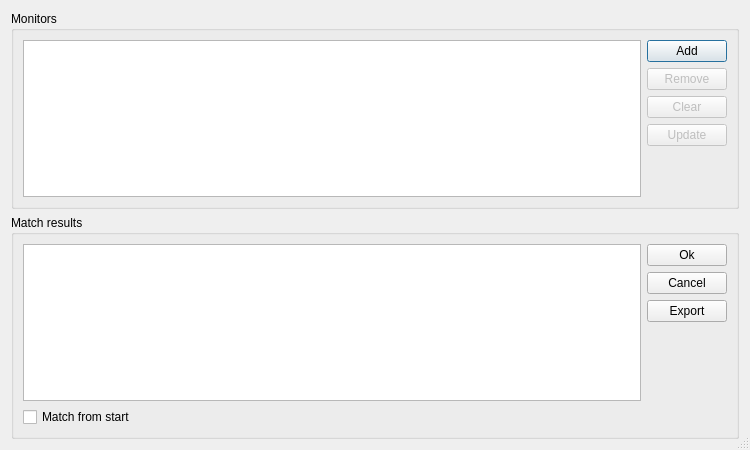
<?xml version="1.0" encoding="UTF-8"?>
<ui version="4.0">
 <class>Dialog</class>
 <widget class="QDialog" name="Dialog">
  <property name="geometry">
   <rect>
    <x>0</x>
    <y>0</y>
    <width>750</width>
    <height>450</height>
   </rect>
  </property>
  <property name="windowTitle">
   <string>Emittance measurement</string>
  </property>
  <property name="sizeGripEnabled">
   <bool>true</bool>
  </property>
  <layout class="QVBoxLayout">
   <item>
    <widget class="QGroupBox">
     <property name="title">
      <string>Monitors</string>
     </property>
     <layout class="QHBoxLayout">
      <item>
       <widget class="TableView" name="mtab"/>
      </item>
      <item>
       <layout class="QVBoxLayout">
        <item>
         <widget class="QPushButton" name="button_add_monitor">
          <property name="text">
           <string>Add</string>
          </property>
         </widget>
        </item>
        <item>
         <widget class="QPushButton" name="button_remove_monitor">
          <property name="enabled">
           <bool>false</bool>
          </property>
          <property name="text">
           <string>Remove</string>
          </property>
         </widget>
        </item>
        <item>
         <widget class="QPushButton" name="button_clear_monitor">
          <property name="enabled">
           <bool>false</bool>
          </property>
          <property name="text">
           <string>Clear</string>
          </property>
         </widget>
        </item>
        <item>
         <widget class="QPushButton" name="button_update_monitor">
          <property name="enabled">
           <bool>false</bool>
          </property>
          <property name="text">
           <string>Update</string>
          </property>
         </widget>
        </item>
        <item>
         <spacer>
          <property name="orientation">
           <enum>Qt::Vertical</enum>
          </property>
          <property name="sizeHint" stdset="0">
           <size>
            <width>20</width>
            <height>40</height>
           </size>
          </property>
         </spacer>
        </item>
       </layout>
      </item>
     </layout>
    </widget>
   </item>
   <item>
    <widget class="QGroupBox">
     <property name="title">
      <string>Match results</string>
     </property>
     <layout class="QGridLayout">
      <item row="0" column="0">
       <widget class="TableView" name="rtab"/>
      </item>
      <item row="0" column="1">
       <layout class="QVBoxLayout">
        <item>
         <widget class="QPushButton" name="button_ok">
          <property name="text">
           <string>Ok</string>
          </property>
         </widget>
        </item>
        <item>
         <widget class="QPushButton" name="button_cancel">
          <property name="text">
           <string>Cancel</string>
          </property>
         </widget>
        </item>
        <item>
         <widget class="QPushButton" name="button_export">
          <property name="text">
           <string>Export</string>
          </property>
         </widget>
        </item>
        <item>
         <spacer>
          <property name="orientation">
           <enum>Qt::Vertical</enum>
          </property>
          <property name="sizeHint" stdset="0">
           <size>
            <width>20</width>
            <height>40</height>
           </size>
          </property>
         </spacer>
        </item>
       </layout>
      </item>
      <item row="1" column="0">
       <widget class="QCheckBox" name="check_matchstart">
        <property name="text">
         <string>Match from start</string>
        </property>
       </widget>
      </item>
     </layout>
    </widget>
   </item>
  </layout>
 </widget>
 <customwidgets>
  <customwidget>
   <class>TableView</class>
   <extends>QTableView</extends>
   <header>madqt/widget/tableview.h</header>
  </customwidget>
 </customwidgets>
 <resources/>
 <connections/>
</ui>
